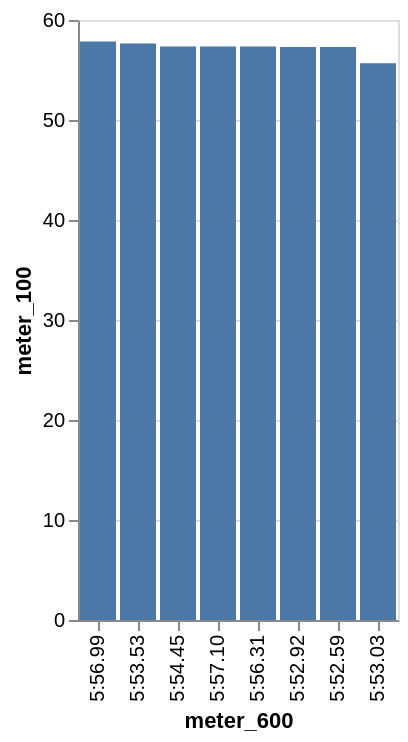

The Vega-Lite source for this figure:
### Vega-Lite specification from a JSON file in a GitHub repository (floating-point values rounded to 4 significant figures)
{"data": {"values": [{"x_data": "5:56.99", "y_data": 57.84}, {"x_data": "5:53.53", "y_data": 57.66}, {"x_data": "5:54.45", "y_data": 57.35}, {"x_data": "5:57.10", "y_data": 57.34}, {"x_data": "5:56.31", "y_data": 57.34}, {"x_data": "5:52.92", "y_data": 57.31}, {"x_data": "5:52.59", "y_data": 57.31}, {"x_data": "5:53.03", "y_data": 55.67}]}, "mark": "bar", "encoding": {"x": {"field": "x_data", "type": "nominal", "title": "meter_600", "sort": {"op": "sum", "field": "y_data", "order": "descending"}}, "y": {"field": "y_data", "type": "quantitative", "title": "meter_100"}}}
